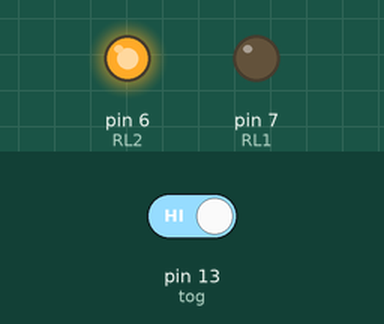
This sketch was run on a simulated Arduino Uno, built with avr-gcc and run on an emulated ATmega328P. Shown: output pins drawn as LEDs (lit = HIGH). Inputs (shaded band) come from the test bench; at power-on: pin 13 (tog) HIGH.

Above: at 1.2 s.
1.3 s: pin 13 (tog) driven LOW
At 1.9 s:
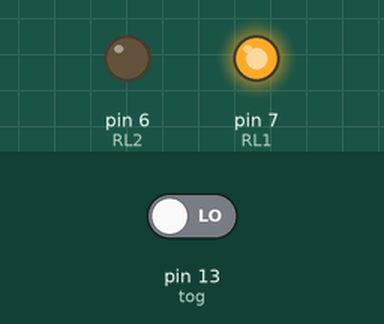
2.8 s: pin 13 (tog) driven HIGH
At 3.1 s:
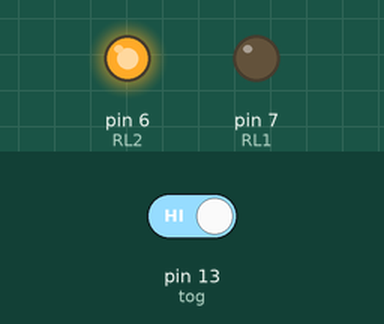
Timing chart, 0 to 5.8 s (numbered marks = the images above; inputs shaded):
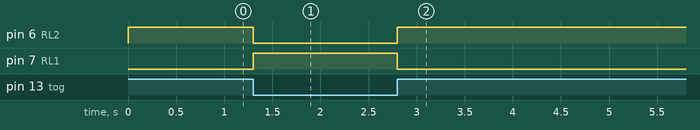

Measured:
- after the input at 1.3 s, pin 6 (RL2): HIGH → LOW at once; pin 7 (RL1): LOW → HIGH at once
- after the input at 2.8 s, pin 6 (RL2): LOW → HIGH at once; pin 7 (RL1): HIGH → LOW at once

The sketch:

Relay_dc_motor.ino
```cpp
int tog = 13;
int RL1=7;
int RL2=6;

void setup() {
  // put your setup code here, to run once:
pinMode(tog,INPUT);
pinMode(RL1,OUTPUT);
pinMode(RL2,OUTPUT);
 digitalWrite(RL1,LOW);
 digitalWrite(RL2,LOW);
}

void loop() {
  // put your main code here, to run repeatedly:
if(digitalRead(tog)==0){
 digitalWrite(RL1,HIGH);
 digitalWrite(RL2,LOW);
}
if(digitalRead(tog)==1){
 digitalWrite(RL1,LOW);
 digitalWrite(RL2,HIGH);
}
}
```
